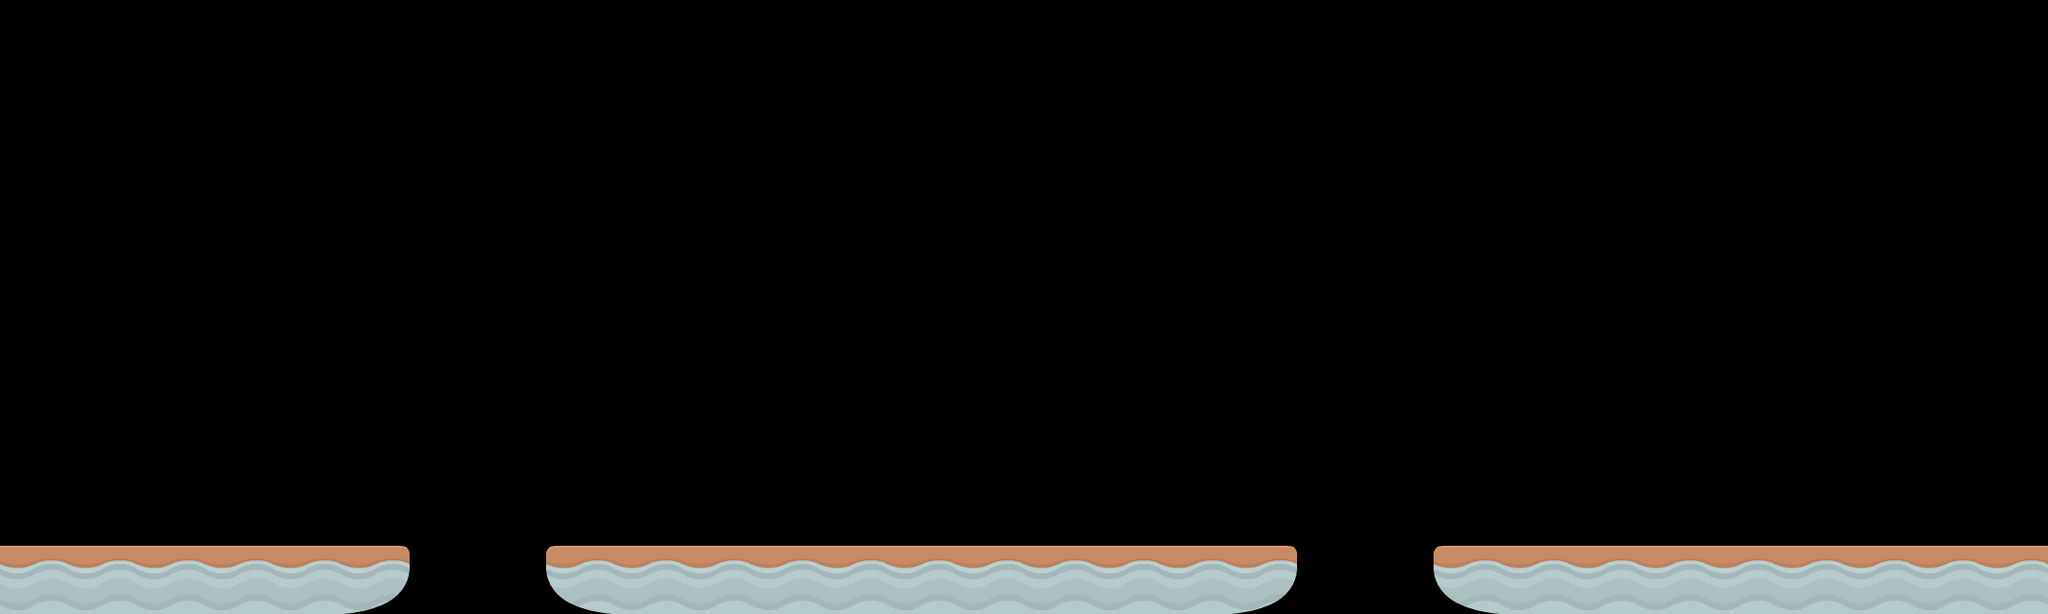

A 2D game scene composited from a Tiled map and its tileset images. What follows is a short description and the map's XML, with every tile layer's data as written:
An orthogonal 30x9 tile map with 70x70 px tiles, 1 tile layer (Tile Layer 1) and 1 object.

<map version="1.0" tiledversion="1.0.2" orientation="orthogonal" renderorder="right-down" width="30" height="9" tilewidth="70" tileheight="70" nextobjectid="4">
 <properties>
  <property name="unity:resourcePath" value="Maps" />
 </properties>
 <tileset firstgid="1" source="../Tilesets/industrial.tsx" />
 <layer name="Tile Layer 1" width="30" height="9">
  <data encoding="csv">
0,0,0,0,0,0,0,0,0,0,0,0,0,0,0,0,0,0,0,0,0,0,0,0,0,0,0,0,0,0,
0,0,0,0,0,0,0,0,0,0,0,0,0,0,0,0,0,0,0,0,0,0,0,0,0,0,0,0,0,0,
0,0,0,0,0,0,0,0,0,0,0,0,0,0,0,0,0,0,0,0,0,0,0,0,0,0,0,0,0,0,
0,0,0,0,0,0,0,0,0,0,0,0,0,0,0,0,0,0,0,0,0,0,0,0,0,0,0,0,0,0,
0,0,0,0,0,0,0,0,0,0,0,0,0,0,0,0,0,0,0,0,0,0,0,0,0,0,0,0,0,0,
0,0,0,0,0,0,0,0,0,0,0,0,0,0,0,0,0,0,0,0,0,0,0,0,0,0,0,0,0,0,
0,0,0,0,0,0,0,0,0,0,0,0,0,0,0,0,0,0,0,0,0,0,0,0,0,0,0,0,0,0,
0,0,0,0,0,0,0,0,0,0,0,0,0,0,0,0,0,0,0,0,0,0,0,0,0,0,0,0,0,0,
3,3,3,3,3,18,0,0,17,3,3,3,3,3,3,3,3,3,18,0,0,17,3,3,3,3,3,3,3,3
</data>
 </layer>
 <objectgroup name="Powerups">
  <object id="3" gid="84" x="282" y="559" width="70" height="70">
   <properties>
    <property name="prefab" value="Powerups/Powerup" />
   </properties>
  </object>
 </objectgroup>
</map>
